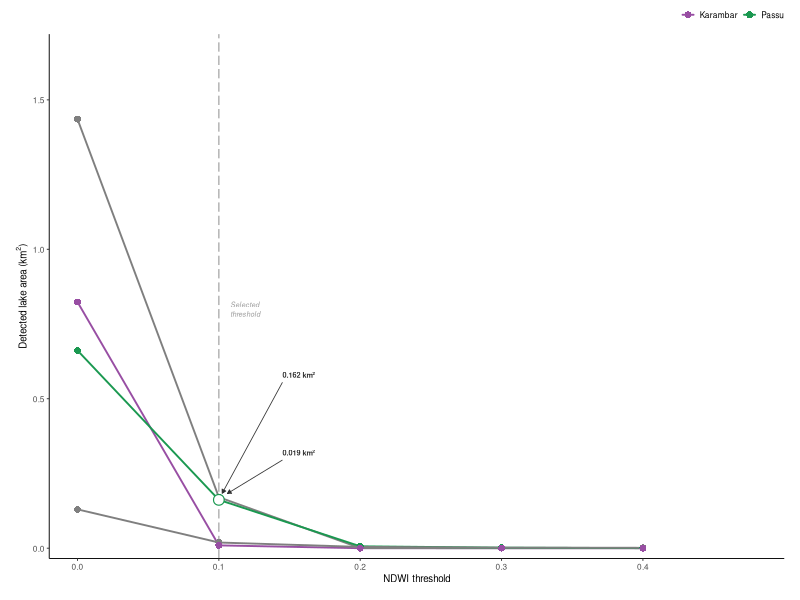
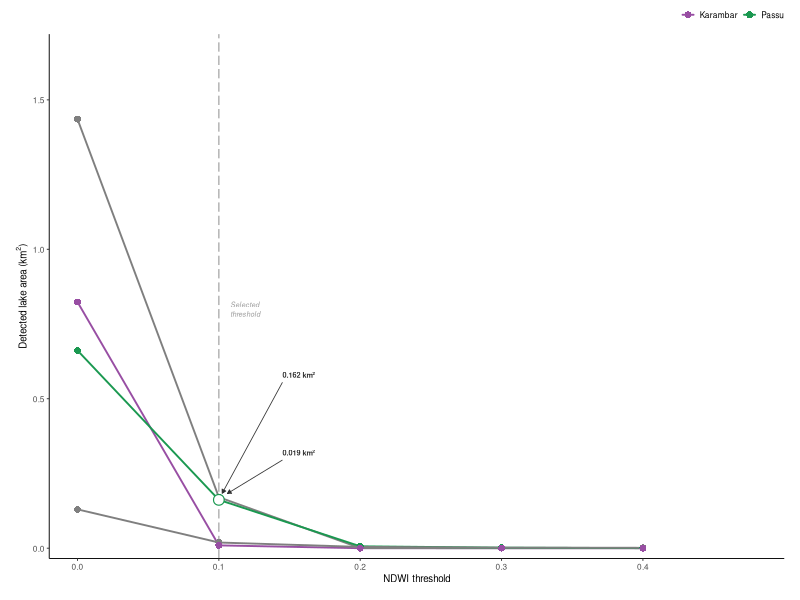

These figures' R source, in order:

# ════════════════════════════════════════════════════════════════
# 03_fig03_ndwi_sensitivity.R
# Figure 3 —  NDWI Threshold Sensitivity
# PURPOSE: ..... 
# AUTHOR:  Ismail, Sadaf — GSAIS, Kyoto University
# DATE:    2026
# ════════════════════════════════════════════════════════════════

# Fig 3 v2 — NDWI Threshold Sensitivity

library(ggplot2)
library(dplyr)
library(tidyr)
library(readr)

df <- read_csv(
  "data/processed/Threshold_sensitivity.csv",
  show_col_types = FALSE
) |>
  pivot_longer(
    cols      = starts_with("area_t"),
    names_to  = "threshold_code",
    values_to = "area_km2"
  ) |>
  mutate(
    threshold = case_when(
      threshold_code == "area_t00" ~ 0.0,
      threshold_code == "area_t01" ~ 0.1,
      threshold_code == "area_t02" ~ 0.2,
      threshold_code == "area_t03" ~ 0.3,
      threshold_code == "area_t04" ~ 0.4
    )
  )

chosen_threshold <- 0.1

lake_colours <- c(
  "Khurdupin" = "#2166AC",
  "Shishper"  = "#E08020",
  "Passu"     = "#1A9850",
  "Karambar"  = "#984EA3"
)

circle_r <- 0.022

# ── Actual point coordinates ────────────────────────────────────────────────

shishper_y <- df |>
  filter(
    threshold == chosen_threshold,
    name == "Shishper"
  ) |>
  pull(area_km2)

passu_y <- df |>
  filter(
    threshold == chosen_threshold,
    name == "Passu"
  ) |>
  pull(area_km2)

# ── Labels + swapped arrow targets ──────────────────────────────────────────
# Text positions stay the same.
# ONLY arrow targets are swapped.

x_label <- chosen_threshold + 0.045

labels_df <- tibble(

  # Label text identities stay same
  name = c("Shishper", "Passu"),

  # Text shown
  lab = c("0.162 km²", "0.019 km²"),

  # Text locations stay unchanged
  x_label = x_label,
  y_label = c(0.58, 0.32),

  # ── SWAPPED TARGETS ───────────────────────────────────────────────────────
  # 0.162 -> lower point (Passu)
  # 0.019 -> upper point (Shishper)

  pt_y = c(passu_y, shishper_y)

) |>
  mutate(
    dx   = chosen_threshold - x_label,
    dy   = pt_y - y_label,
    dist = sqrt(dx^2 + dy^2),

    # Arrow heads stop at circle edge
    x_end = chosen_threshold - (dx / dist) * circle_r,
    y_end = pt_y             - (dy / dist) * circle_r,

    # Arrow origins unchanged
    x_start = x_label,
    y_start = y_label - 0.025
  )

# ── Highlight circles ───────────────────────────────────────────────────────

circles_df <- df |>
  filter(
    threshold == chosen_threshold,
    name %in% c("Shishper", "Passu")
  )

# ── Khurdupin annotation ────────────────────────────────────────────────────

khurdupin_t0 <- df |>
  filter(
    threshold == 0.0,
    name == "Khurdupin"
  )

annot_x      <- 0.018
annot_y_top  <- khurdupin_t0$area_km2 + 0.07
arrow_x_end  <- khurdupin_t0$threshold + (circle_r * 0.5)

# ── Plot ────────────────────────────────────────────────────────────────────

p <- ggplot(
  df,
  aes(
    x = threshold,
    y = area_km2,
    colour = name,
    group = name
  )
) +

  geom_vline(
    xintercept = chosen_threshold,
    linetype   = "longdash",
    linewidth  = 0.45,
    colour     = "#AAAAAA"
  ) +

  # Main lines
  geom_line(
    linewidth = 0.65,
    lineend   = "round"
  ) +

  # Main filled points (keeps legend unchanged)
  geom_point(
    size  = 2.0,
    shape = 16
  ) +

  annotate(
    "text",
    x = chosen_threshold + 0.008,
    y = 0.80,
    label = "Selected
threshold",
    hjust = 0,
    vjust = 0.5,
    size = 1.8,
    fontface = "italic",
    colour = "#999999",
    lineheight = 1.1
  ) +

  annotate(
    "text",
    x = annot_x,
    y = annot_y_top,
    label = "Shadow & snow
artefacts",
    hjust = 0,
    vjust = 0,
    size = 1.75,
    colour = "#2166AC",
    lineheight = 1.1,
    fontface = "italic"
  ) +

  annotate(
    "segment",
    x    = annot_x + 0.01,
    xend = arrow_x_end,
    y    = annot_y_top - 0.01,
    yend = khurdupin_t0$area_km2 + circle_r,
    arrow = arrow(
      length = unit(1.1, "mm"),
      type   = "closed"
    ),
    colour = "#2166AC",
    linewidth = 0.3
  ) +

  # ── Open coloured circles ONLY on plot ───────────────────────────────────
  # show.legend = FALSE prevents legend changes

  geom_point(
    data = circles_df,
    aes(
      x = threshold,
      y = area_km2,
      colour = name
    ),
    shape = 21,
    size = 3.2,
    stroke = 0.6,
    fill = "white",
    show.legend = FALSE,
    inherit.aes = FALSE
  ) +

  # Arrows
  geom_segment(
    data = labels_df,
    aes(
      x    = x_start,
      xend = x_end,
      y    = y_start,
      yend = y_end
    ),
    arrow = arrow(
      length = unit(1.1, "mm"),
      type   = "closed"
    ),
    colour = "#333333",
    linewidth = 0.28,
    inherit.aes = FALSE
  ) +

  # Labels
  geom_text(
    data = labels_df,
    aes(
      x = x_label,
      y = y_label,
      label = lab
    ),
    hjust = 0,
    vjust = 0.5,
    size = 1.85,
    fontface = "bold",
    colour = "#333333",
    inherit.aes = FALSE
  ) +

  scale_colour_manual(
    values = lake_colours,
    name = NULL
  ) +

  scale_x_continuous(
    breaks = c(0.0, 0.1, 0.2, 0.3, 0.4),
    labels = c("0.0", "0.1", "0.2", "0.3", "0.4"),
    expand = expansion(add = c(0.02, 0.10))
  ) +

  scale_y_continuous(
    limits = c(0, 1.72),
    expand = expansion(mult = c(0.02, 0))
  ) +

 labs(
    x = "NDWI threshold",
    y = expression("Detected lake area (km"^2*")")
  ) +

  theme_classic(base_size = 7) +

  theme(
    legend.position      = "top",
    legend.justification = "right",
    legend.key.size      = unit(3.5, "mm"),
    legend.text          = element_text(size = 6),
    legend.background    = element_blank(),
    legend.margin        = margin(0, 0, 2, 0),

    axis.text            = element_text(size = 6),
    axis.title           = element_text(size = 7),

    plot.margin          = margin(2, 4, 4, 4, "mm"),

    plot.background      = element_rect(
      fill = "white",
      colour = NA
    ),

    panel.background     = element_rect(
      fill = "white",
      colour = NA
    )
  )

# ── Export ──────────────────────────────────────────────────────────────────

dir.create("figures", showWarnings = FALSE)

ggsave("figures/fig03_ndwi_sensitivity_v2.tiff",
       plot = p, width = 83, height = 80, units = "mm",
       dpi = 600, bg = "white", compression = "lzw")

ggsave("figures/fig03_ndwi_sensitivity_v2.png",
       plot = p, width = 83, height = 80, units = "mm",
       dpi = 600, bg = "white")

message(
  "Saved: figures/fig03_ndwi_sensitivity_v2.tiff  +  .png"
)
